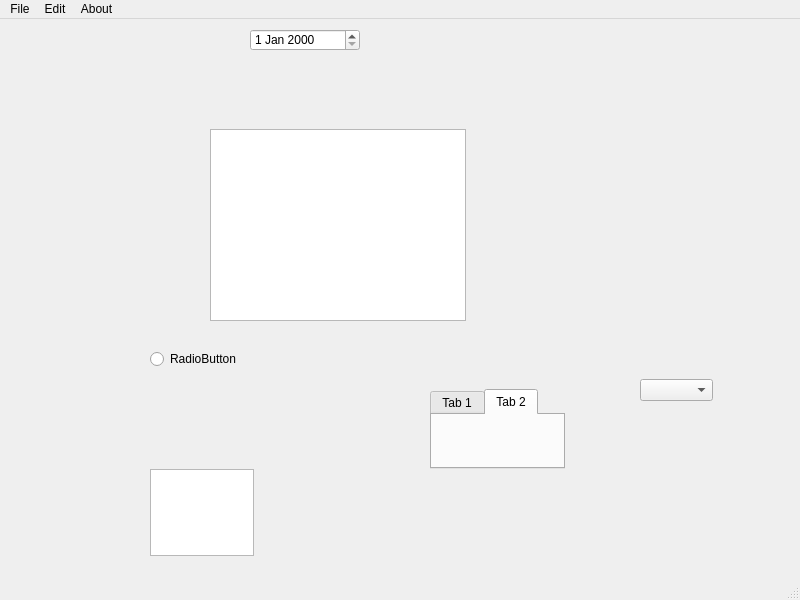
<?xml version="1.0" encoding="UTF-8"?>
<ui version="4.0">
 <class>MainWindow</class>
 <widget class="QMainWindow" name="MainWindow">
  <property name="geometry">
   <rect>
    <x>0</x>
    <y>0</y>
    <width>800</width>
    <height>600</height>
   </rect>
  </property>
  <property name="windowTitle">
   <string>MainWindow</string>
  </property>
  <widget class="QWidget" name="centralwidget">
   <widget class="QGraphicsView" name="graphicsView">
    <property name="geometry">
     <rect>
      <x>210</x>
      <y>110</y>
      <width>256</width>
      <height>192</height>
     </rect>
    </property>
   </widget>
   <widget class="QDateEdit" name="dateEdit">
    <property name="geometry">
     <rect>
      <x>250</x>
      <y>10</y>
      <width>110</width>
      <height>22</height>
     </rect>
    </property>
   </widget>
   <widget class="QTextEdit" name="textEdit">
    <property name="geometry">
     <rect>
      <x>150</x>
      <y>450</y>
      <width>104</width>
      <height>87</height>
     </rect>
    </property>
   </widget>
   <widget class="QComboBox" name="comboBox">
    <property name="geometry">
     <rect>
      <x>640</x>
      <y>360</y>
      <width>73</width>
      <height>22</height>
     </rect>
    </property>
   </widget>
   <widget class="QTabWidget" name="tabWidget">
    <property name="geometry">
     <rect>
      <x>430</x>
      <y>370</y>
      <width>135</width>
      <height>80</height>
     </rect>
    </property>
    <property name="currentIndex">
     <number>1</number>
    </property>
    <widget class="QWidget" name="tab">
     <attribute name="title">
      <string>Tab 1</string>
     </attribute>
    </widget>
    <widget class="QWidget" name="tab_2">
     <attribute name="title">
      <string>Tab 2</string>
     </attribute>
    </widget>
   </widget>
   <widget class="QRadioButton" name="radioButton">
    <property name="geometry">
     <rect>
      <x>150</x>
      <y>330</y>
      <width>95</width>
      <height>20</height>
     </rect>
    </property>
    <property name="text">
     <string>RadioButton</string>
    </property>
   </widget>
  </widget>
  <widget class="QMenuBar" name="menubar">
   <property name="geometry">
    <rect>
     <x>0</x>
     <y>0</y>
     <width>800</width>
     <height>26</height>
    </rect>
   </property>
   <widget class="QMenu" name="menuFile">
    <property name="title">
     <string>File</string>
    </property>
    <addaction name="actionOpen"/>
    <addaction name="separator"/>
    <addaction name="actionExit"/>
   </widget>
   <widget class="QMenu" name="menuEdit">
    <property name="title">
     <string>Edit</string>
    </property>
    <addaction name="actionCopy"/>
    <addaction name="actionPaste"/>
    <addaction name="actionCut"/>
   </widget>
   <widget class="QMenu" name="menuAbout">
    <property name="title">
     <string>About</string>
    </property>
   </widget>
   <addaction name="menuFile"/>
   <addaction name="menuEdit"/>
   <addaction name="menuAbout"/>
  </widget>
  <widget class="QStatusBar" name="statusbar"/>
  <action name="actionOpen">
   <property name="text">
    <string>Open</string>
   </property>
  </action>
  <action name="actionExit">
   <property name="text">
    <string>Exit</string>
   </property>
  </action>
  <action name="actionCopy">
   <property name="text">
    <string>Copy</string>
   </property>
  </action>
  <action name="actionPaste">
   <property name="text">
    <string>Paste</string>
   </property>
  </action>
  <action name="actionCut">
   <property name="text">
    <string>Cut</string>
   </property>
  </action>
 </widget>
 <resources/>
 <connections/>
</ui>
